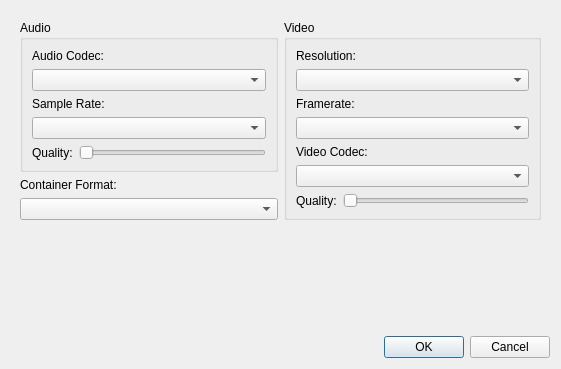
<?xml version="1.0" encoding="UTF-8"?>
<ui version="4.0">
 <class>VideoSettingsUi</class>
 <widget class="QDialog" name="VideoSettingsUi">
  <property name="geometry">
   <rect>
    <x>0</x>
    <y>0</y>
    <width>561</width>
    <height>369</height>
   </rect>
  </property>
  <property name="windowTitle">
   <string>Video Settings</string>
  </property>
  <layout class="QGridLayout" name="gridLayout_4">
   <item row="0" column="0">
    <widget class="QScrollArea" name="scrollArea">
     <property name="frameShape">
      <enum>QFrame::NoFrame</enum>
     </property>
     <property name="widgetResizable">
      <bool>true</bool>
     </property>
     <widget class="QWidget" name="scrollAreaWidgetContents">
      <property name="geometry">
       <rect>
        <x>0</x>
        <y>0</y>
        <width>549</width>
        <height>183</height>
       </rect>
      </property>
      <layout class="QGridLayout" name="gridLayout_3">
       <item row="0" column="0">
        <widget class="QGroupBox" name="groupBox">
         <property name="title">
          <string>Audio</string>
         </property>
         <layout class="QGridLayout" name="gridLayout">
          <item row="0" column="0" colspan="2">
           <widget class="QLabel" name="label_2">
            <property name="text">
             <string>Audio Codec:</string>
            </property>
           </widget>
          </item>
          <item row="1" column="0" colspan="2">
           <widget class="QComboBox" name="audioCodecBox"/>
          </item>
          <item row="2" column="0" colspan="2">
           <widget class="QLabel" name="label_5">
            <property name="text">
             <string>Sample Rate:</string>
            </property>
           </widget>
          </item>
          <item row="3" column="0" colspan="2">
           <widget class="QComboBox" name="audioSampleRateBox"/>
          </item>
          <item row="4" column="0">
           <widget class="QLabel" name="label_3">
            <property name="text">
             <string>Quality:</string>
            </property>
           </widget>
          </item>
          <item row="4" column="1">
           <widget class="QSlider" name="audioQualitySlider">
            <property name="maximum">
             <number>4</number>
            </property>
            <property name="orientation">
             <enum>Qt::Horizontal</enum>
            </property>
           </widget>
          </item>
         </layout>
        </widget>
       </item>
       <item row="0" column="1" rowspan="3">
        <widget class="QGroupBox" name="groupBox_2">
         <property name="title">
          <string>Video</string>
         </property>
         <layout class="QGridLayout" name="gridLayout_2">
          <item row="0" column="0" colspan="2">
           <widget class="QLabel" name="label_8">
            <property name="text">
             <string>Resolution:</string>
            </property>
           </widget>
          </item>
          <item row="1" column="0" colspan="2">
           <widget class="QComboBox" name="videoResolutionBox"/>
          </item>
          <item row="2" column="0" colspan="2">
           <widget class="QLabel" name="label_9">
            <property name="text">
             <string>Framerate:</string>
            </property>
           </widget>
          </item>
          <item row="3" column="0" colspan="2">
           <widget class="QComboBox" name="videoFramerateBox"/>
          </item>
          <item row="4" column="0" colspan="2">
           <widget class="QLabel" name="label_6">
            <property name="text">
             <string>Video Codec:</string>
            </property>
           </widget>
          </item>
          <item row="5" column="0" colspan="2">
           <widget class="QComboBox" name="videoCodecBox"/>
          </item>
          <item row="6" column="0">
           <widget class="QLabel" name="label_7">
            <property name="text">
             <string>Quality:</string>
            </property>
           </widget>
          </item>
          <item row="6" column="1">
           <widget class="QSlider" name="videoQualitySlider">
            <property name="maximum">
             <number>4</number>
            </property>
            <property name="orientation">
             <enum>Qt::Horizontal</enum>
            </property>
           </widget>
          </item>
         </layout>
        </widget>
       </item>
       <item row="1" column="0">
        <widget class="QLabel" name="label_4">
         <property name="text">
          <string>Container Format:</string>
         </property>
        </widget>
       </item>
       <item row="2" column="0">
        <widget class="QComboBox" name="containerFormatBox"/>
       </item>
      </layout>
     </widget>
    </widget>
   </item>
   <item row="1" column="0">
    <spacer name="verticalSpacer">
     <property name="orientation">
      <enum>Qt::Vertical</enum>
     </property>
     <property name="sizeHint" stdset="0">
      <size>
       <width>20</width>
       <height>14</height>
      </size>
     </property>
    </spacer>
   </item>
   <item row="2" column="0">
    <widget class="QDialogButtonBox" name="buttonBox">
     <property name="orientation">
      <enum>Qt::Horizontal</enum>
     </property>
     <property name="standardButtons">
      <set>QDialogButtonBox::Cancel|QDialogButtonBox::Ok</set>
     </property>
    </widget>
   </item>
  </layout>
 </widget>
 <resources/>
 <connections>
  <connection>
   <sender>buttonBox</sender>
   <signal>accepted()</signal>
   <receiver>VideoSettingsUi</receiver>
   <slot>accept()</slot>
   <hints>
    <hint type="sourcelabel">
     <x>322</x>
     <y>272</y>
    </hint>
    <hint type="destinationlabel">
     <x>44</x>
     <y>230</y>
    </hint>
   </hints>
  </connection>
  <connection>
   <sender>buttonBox</sender>
   <signal>rejected()</signal>
   <receiver>VideoSettingsUi</receiver>
   <slot>reject()</slot>
   <hints>
    <hint type="sourcelabel">
     <x>405</x>
     <y>262</y>
    </hint>
    <hint type="destinationlabel">
     <x>364</x>
     <y>227</y>
    </hint>
   </hints>
  </connection>
 </connections>
</ui>
